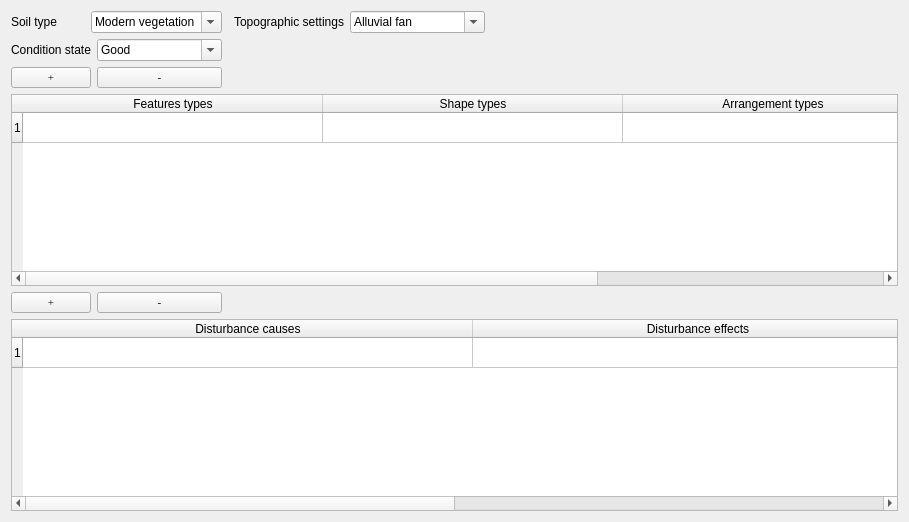
          <widget class="QWidget" name="tab_2">
           <attribute name="title">
            <string>Geodata</string>
           </attribute>
           <layout class="QVBoxLayout" name="verticalLayout">
            <item>
             <layout class="QGridLayout" name="gridLayout_8">
              <item row="1" column="0" colspan="2">
               <widget class="QLabel" name="label_46">
                <property name="sizePolicy">
                 <sizepolicy hsizetype="Expanding" vsizetype="Preferred">
                  <horstretch>0</horstretch>
                  <verstretch>0</verstretch>
                 </sizepolicy>
                </property>
                <property name="text">
                 <string>Condition state</string>
                </property>
               </widget>
              </item>
              <item row="2" column="4" colspan="3">
               <spacer name="horizontalSpacer_4">
                <property name="orientation">
                 <enum>Qt::Horizontal</enum>
                </property>
                <property name="sizeHint" stdset="0">
                 <size>
                  <width>40</width>
                  <height>20</height>
                 </size>
                </property>
               </spacer>
              </item>
              <item row="4" column="2">
               <widget class="QPushButton" name="pushButton_remove_row_documentazione_3">
                <property name="sizePolicy">
                 <sizepolicy hsizetype="Expanding" vsizetype="Fixed">
                  <horstretch>0</horstretch>
                  <verstretch>0</verstretch>
                 </sizepolicy>
                </property>
                <property name="minimumSize">
                 <size>
                  <width>0</width>
                  <height>20</height>
                 </size>
                </property>
                <property name="font">
                 <font>
                  <family>Times New Roman</family>
                  <pointsize>8</pointsize>
                  <weight>50</weight>
                  <italic>false</italic>
                  <bold>false</bold>
                 </font>
                </property>
                <property name="text">
                 <string>-</string>
                </property>
               </widget>
              </item>
              <item row="0" column="0">
               <widget class="QLabel" name="label_22">
                <property name="sizePolicy">
                 <sizepolicy hsizetype="Expanding" vsizetype="Preferred">
                  <horstretch>0</horstretch>
                  <verstretch>0</verstretch>
                 </sizepolicy>
                </property>
                <property name="text">
                 <string>Soil type</string>
                </property>
               </widget>
              </item>
              <item row="0" column="4">
               <widget class="QLabel" name="label_39">
                <property name="sizePolicy">
                 <sizepolicy hsizetype="Expanding" vsizetype="Preferred">
                  <horstretch>0</horstretch>
                  <verstretch>0</verstretch>
                 </sizepolicy>
                </property>
                <property name="text">
                 <string>Topographic settings</string>
                </property>
               </widget>
              </item>
              <item row="2" column="0" colspan="2">
               <widget class="QPushButton" name="pushButton_insert_row_documentazione_2">
                <property name="sizePolicy">
                 <sizepolicy hsizetype="Expanding" vsizetype="Fixed">
                  <horstretch>0</horstretch>
                  <verstretch>0</verstretch>
                 </sizepolicy>
                </property>
                <property name="minimumSize">
                 <size>
                  <width>0</width>
                  <height>20</height>
                 </size>
                </property>
                <property name="font">
                 <font>
                  <family>Times New Roman</family>
                  <pointsize>8</pointsize>
                  <weight>50</weight>
                  <italic>false</italic>
                  <bold>false</bold>
                 </font>
                </property>
                <property name="text">
                 <string>+</string>
                </property>
               </widget>
              </item>
              <item row="2" column="2">
               <widget class="QPushButton" name="pushButton_remove_row_documentazione_2">
                <property name="sizePolicy">
                 <sizepolicy hsizetype="Expanding" vsizetype="Fixed">
                  <horstretch>0</horstretch>
                  <verstretch>0</verstretch>
                 </sizepolicy>
                </property>
                <property name="minimumSize">
                 <size>
                  <width>0</width>
                  <height>20</height>
                 </size>
                </property>
                <property name="font">
                 <font>
                  <family>Times New Roman</family>
                  <pointsize>8</pointsize>
                  <weight>50</weight>
                  <italic>false</italic>
                  <bold>false</bold>
                 </font>
                </property>
                <property name="text">
                 <string>-</string>
                </property>
               </widget>
              </item>
              <item row="4" column="0" colspan="2">
               <widget class="QPushButton" name="pushButton_insert_row_documentazione_3">
                <property name="sizePolicy">
                 <sizepolicy hsizetype="Expanding" vsizetype="Fixed">
                  <horstretch>0</horstretch>
                  <verstretch>0</verstretch>
                 </sizepolicy>
                </property>
                <property name="minimumSize">
                 <size>
                  <width>0</width>
                  <height>20</height>
                 </size>
                </property>
                <property name="font">
                 <font>
                  <family>Times New Roman</family>
                  <pointsize>8</pointsize>
                  <weight>50</weight>
                  <italic>false</italic>
                  <bold>false</bold>
                 </font>
                </property>
                <property name="text">
                 <string>+</string>
                </property>
               </widget>
              </item>
              <item row="1" column="4" colspan="3">
               <spacer name="horizontalSpacer_5">
                <property name="orientation">
                 <enum>Qt::Horizontal</enum>
                </property>
                <property name="sizeHint" stdset="0">
                 <size>
                  <width>40</width>
                  <height>20</height>
                 </size>
                </property>
               </spacer>
              </item>
              <item row="4" column="4" colspan="3">
               <spacer name="horizontalSpacer_6">
                <property name="orientation">
                 <enum>Qt::Horizontal</enum>
                </property>
                <property name="sizeHint" stdset="0">
                 <size>
                  <width>40</width>
                  <height>20</height>
                 </size>
                </property>
               </spacer>
              </item>
              <item row="3" column="0" colspan="7">
               <widget class="QTableWidget" name="tableWidget_featuretype">
                <property name="frameShape">
                 <enum>QFrame::StyledPanel</enum>
                </property>
                <property name="frameShadow">
                 <enum>QFrame::Raised</enum>
                </property>
                <property name="verticalScrollBarPolicy">
                 <enum>Qt::ScrollBarAsNeeded</enum>
                </property>
                <property name="horizontalScrollBarPolicy">
                 <enum>Qt::ScrollBarAsNeeded</enum>
                </property>
                <property name="editTriggers">
                 <set>QAbstractItemView::AnyKeyPressed|QAbstractItemView::DoubleClicked|QAbstractItemView::EditKeyPressed</set>
                </property>
                <property name="selectionMode">
                 <enum>QAbstractItemView::SingleSelection</enum>
                </property>
                <property name="selectionBehavior">
                 <enum>QAbstractItemView::SelectRows</enum>
                </property>
                <property name="rowCount">
                 <number>1</number>
                </property>
                <property name="columnCount">
                 <number>3</number>
                </property>
                <attribute name="horizontalHeaderDefaultSectionSize">
                 <number>300</number>
                </attribute>
                <attribute name="horizontalHeaderMinimumSectionSize">
                 <number>80</number>
                </attribute>
                <attribute name="verticalHeaderDefaultSectionSize">
                 <number>30</number>
                </attribute>
                <row/>
                <column>
                 <property name="text">
                  <string>Features types</string>
                 </property>
                </column>
                <column>
                 <property name="text">
                  <string>Shape types</string>
                 </property>
                </column>
                <column>
                 <property name="text">
                  <string>Arrangement types</string>
                 </property>
                </column>
                <item row="0" column="0">
                 <property name="text">
                  <string/>
                 </property>
                </item>
               </widget>
              </item>
              <item row="5" column="0" colspan="7">
               <widget class="QTableWidget" name="tableWidget_disturbance">
                <property name="frameShape">
                 <enum>QFrame::StyledPanel</enum>
                </property>
                <property name="frameShadow">
                 <enum>QFrame::Raised</enum>
                </property>
                <property name="verticalScrollBarPolicy">
                 <enum>Qt::ScrollBarAsNeeded</enum>
                </property>
                <property name="horizontalScrollBarPolicy">
                 <enum>Qt::ScrollBarAsNeeded</enum>
                </property>
                <property name="editTriggers">
                 <set>QAbstractItemView::AnyKeyPressed|QAbstractItemView::DoubleClicked|QAbstractItemView::EditKeyPressed</set>
                </property>
                <property name="selectionMode">
                 <enum>QAbstractItemView::SingleSelection</enum>
                </property>
                <property name="selectionBehavior">
                 <enum>QAbstractItemView::SelectRows</enum>
                </property>
                <property name="rowCount">
                 <number>1</number>
                </property>
                <property name="columnCount">
                 <number>2</number>
                </property>
                <attribute name="horizontalHeaderDefaultSectionSize">
                 <number>450</number>
                </attribute>
                <attribute name="horizontalHeaderMinimumSectionSize">
                 <number>80</number>
                </attribute>
                <attribute name="verticalHeaderDefaultSectionSize">
                 <number>30</number>
                </attribute>
                <row/>
                <column>
                 <property name="text">
                  <string>Disturbance causes</string>
                 </property>
                </column>
                <column>
                 <property name="text">
                  <string>Disturbance effects</string>
                 </property>
                </column>
                <item row="0" column="0">
                 <property name="text">
                  <string/>
                 </property>
                </item>
               </widget>
              </item>
              <item row="0" column="5">
               <widget class="QComboBox" name="comboBox_toposetting">
                <property name="sizePolicy">
                 <sizepolicy hsizetype="Expanding" vsizetype="Fixed">
                  <horstretch>0</horstretch>
                  <verstretch>0</verstretch>
                 </sizepolicy>
                </property>
                <property name="editable">
                 <bool>true</bool>
                </property>
                <item>
                 <property name="text">
                  <string>Alluvial fan</string>
                 </property>
                </item>
                <item>
                 <property name="text">
                  <string>Lake bed</string>
                 </property>
                </item>
                <item>
                 <property name="text">
                  <string>Lake shore</string>
                 </property>
                </item>
                <item>
                 <property name="text">
                  <string>Sea bed</string>
                 </property>
                </item>
                <item>
                 <property name="text">
                  <string>Sea shore</string>
                 </property>
                </item>
                <item>
                 <property name="text">
                  <string>Plateau</string>
                 </property>
                </item>
                <item>
                 <property name="text">
                  <string>Edge</string>
                 </property>
                </item>
                <item>
                 <property name="text">
                  <string>Slopes</string>
                 </property>
                </item>
                <item>
                 <property name="text">
                  <string>Summit</string>
                 </property>
                </item>
                <item>
                 <property name="text">
                  <string>Valley bed</string>
                 </property>
                </item>
                <item>
                 <property name="text">
                  <string>Valley terrace</string>
                 </property>
                </item>
                <item>
                 <property name="text">
                  <string>Watercourse bed</string>
                 </property>
                </item>
                <item>
                 <property name="text">
                  <string>Watercourse banks</string>
                 </property>
                </item>
                <item>
                 <property name="text">
                  <string>Uknow</string>
                 </property>
                </item>
               </widget>
              </item>
              <item row="0" column="1" colspan="2">
               <widget class="QComboBox" name="comboBox_soil">
                <property name="sizePolicy">
                 <sizepolicy hsizetype="Expanding" vsizetype="Fixed">
                  <horstretch>0</horstretch>
                  <verstretch>0</verstretch>
                 </sizepolicy>
                </property>
                <property name="editable">
                 <bool>true</bool>
                </property>
                <item>
                 <property name="text">
                  <string>Modern vegetation</string>
                 </property>
                </item>
                <item>
                 <property name="text">
                  <string>Crops</string>
                 </property>
                </item>
                <item>
                 <property name="text">
                  <string>Land use</string>
                 </property>
                </item>
                <item>
                 <property name="text">
                  <string/>
                 </property>
                </item>
               </widget>
              </item>
              <item row="0" column="6">
               <spacer name="horizontalSpacer_3">
                <property name="orientation">
                 <enum>Qt::Horizontal</enum>
                </property>
                <property name="sizeHint" stdset="0">
                 <size>
                  <width>407</width>
                  <height>19</height>
                 </size>
                </property>
               </spacer>
              </item>
              <item row="1" column="2">
               <widget class="QComboBox" name="comboBox">
                <property name="sizePolicy">
                 <sizepolicy hsizetype="Expanding" vsizetype="Fixed">
                  <horstretch>0</horstretch>
                  <verstretch>0</verstretch>
                 </sizepolicy>
                </property>
                <property name="editable">
                 <bool>true</bool>
                </property>
                <item>
                 <property name="text">
                  <string>Good</string>
                 </property>
                </item>
                <item>
                 <property name="text">
                  <string>Fair</string>
                 </property>
                </item>
                <item>
                 <property name="text">
                  <string>Poor</string>
                 </property>
                </item>
                <item>
                 <property name="text">
                  <string>Very bed</string>
                 </property>
                </item>
                <item>
                 <property name="text">
                  <string>Destroyed</string>
                 </property>
                </item>
               </widget>
              </item>
             </layout>
            </item>
           </layout>
          </widget>
